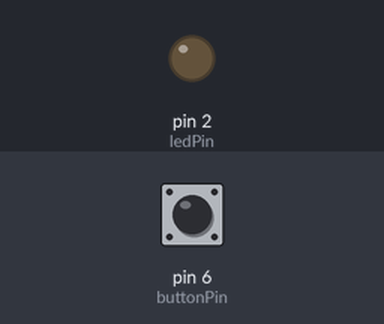
A program run on a simulated Arduino Uno, built with avr-gcc and run on an emulated ATmega328P. On the bench: output pins drawn as LEDs (lit = HIGH). Dashed ring = blinking. The test bench sets the inputs (shaded band); at power-on: pin 6 (buttonPin) HIGH.

Above: at 1.2 s.
1.3 s: pin 6 (buttonPin) pulsed LOW 5 times (0.12 s each, 0.3 s apart)
At 1.97 s:
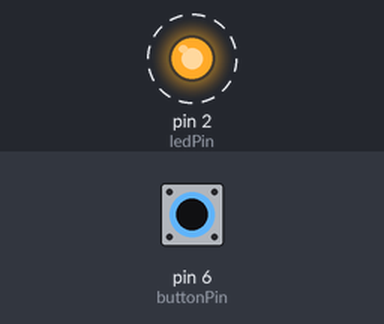
Timing chart, 0 to 4.3 s (numbered marks = the images above; inputs shaded):
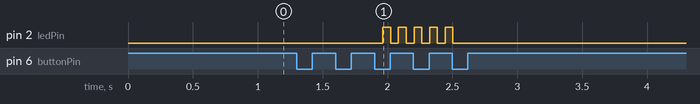

Measured:
- after the input at 1.3 s, pin 2 (ledPin): alternates HIGH for 0.06 s and LOW for 0.06 s, 10 changes in all, then stays LOW, starting after 0.66 s

The program:

main.cpp
```cpp
#include <OneButton.h>
#include <Arduino.h>

void clickedIt();
void doubleClickedIt();
const int buttonPin = 6;
const int ledPin = 2;

OneButton button(buttonPin, false);

int ledState = LOW;

void setup() {
 pinMode(ledPin, OUTPUT);
 pinMode(buttonPin, INPUT);

 button.attachClick(clickedIt);
 button.attachDoubleClick(doubleClickedIt);

}

void loop() {
 button.tick();

 delay(10);
}


void clickedIt() {
 ledState = !ledState;
 digitalWrite(ledPin, ledState);
}

void doubleClickedIt() {
 for (int i=0; i<5; i++) {
 digitalWrite(ledPin, HIGH);
 delay(60);
 digitalWrite(ledPin, LOW);
 delay(60);
 }

 digitalWrite(ledPin, ledState);
}
```
